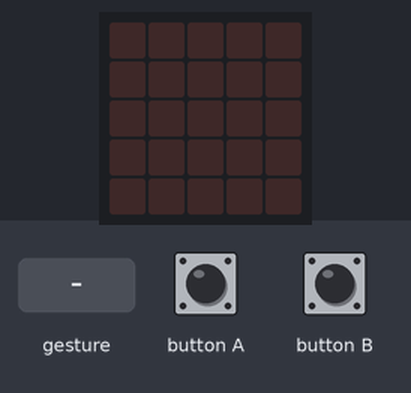
Bench run of a program on a simulated BBC micro:bit (MakeCode). Parts: the board's 5×5 LED display. The test bench sets the inputs (shaded band). Random numbers come from a fixed seed; a tilt is held for 1.5 s and a shake lasts 1 s, then the board lies face up again.

Above: at 1.2 s.
1.3 s: button A pressed for 0.15 s
At 2.4 s:
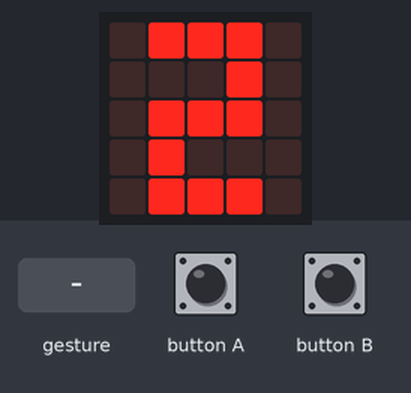
2.9 s: gesture 'shake'
At 4.3 s:
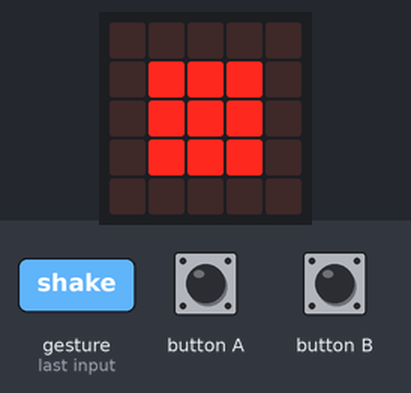
4.6 s: button A pressed for 0.15 s
At 5.9 s:
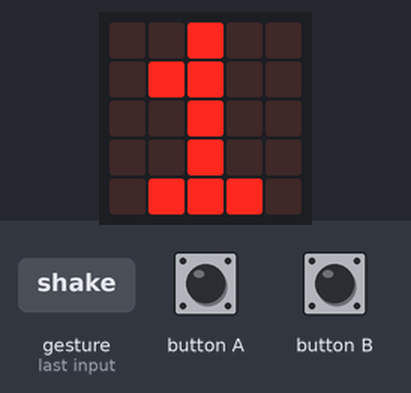
6.2 s: button A pressed for 0.15 s
At 7.3 s:
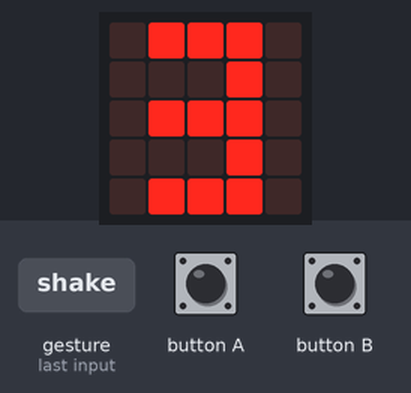
7.8 s: gesture 'shake'
At 9.2 s:
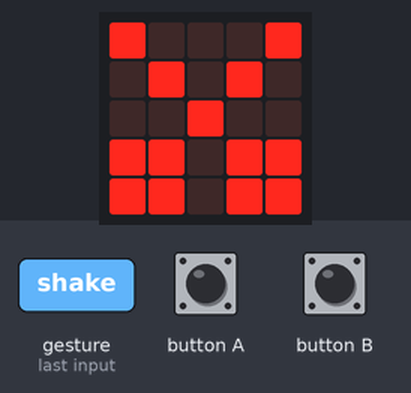
9.5 s: button A pressed for 0.15 s
At 11.0 s:
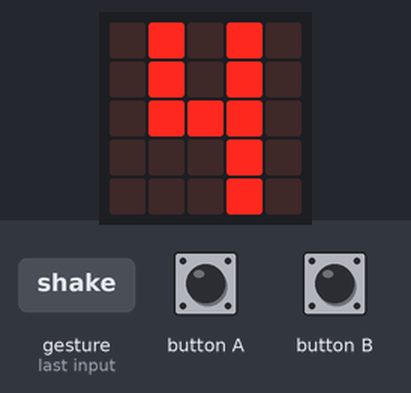
Timing chart, 0 to 12.1 s (numbered marks = the images above; inputs shaded):
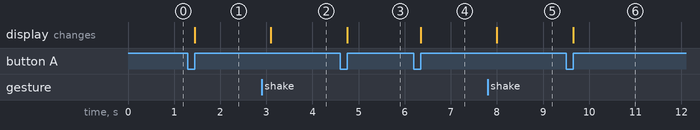

The program:

main.ts
```typescript
let Dado = 0
let mano = 0
input.onButtonPressed(Button.A, function () {
    Dado = randint(1, 6)
    if (Dado == 1) {
        basic.showLeds(`
            . . # . .
            . # # . .
            . . # . .
            . . # . .
            . # # # .
            `)
    }
    if (Dado == 2) {
        basic.showLeds(`
            . # # # .
            . . . # .
            . # # # .
            . # . . .
            . # # # .
            `)
    }
    if (Dado == 3) {
        basic.showLeds(`
            . # # # .
            . . . # .
            . # # # .
            . . . # .
            . # # # .
            `)
    }
    if (Dado == 4) {
        basic.showLeds(`
            . # . # .
            . # . # .
            . # # # .
            . . . # .
            . . . # .
            `)
    }
    if (Dado == 5) {
        basic.showLeds(`
            . # # # .
            . # . . .
            . # # # .
            . . . # .
            . # # # .
            `)
    }
    if (Dado == 6) {
        basic.showLeds(`
            . # # # .
            . # . . .
            . # # # .
            . # . # .
            . # # # .
            `)
    }
})
input.onGesture(Gesture.Shake, function () {
    mano = randint(1, 3)
    if (mano == 1) {
        basic.showLeds(`
            # . . . #
            . # . # .
            . . # . .
            # # . # #
            # # . # #
            `)
    }
    if (mano == 2) {
        basic.showLeds(`
            . . . . .
            . # . # .
            . . # . .
            . # . # .
            . . . . .
            `)
    }
    if (mano == 3) {
        basic.showLeds(`
            . . . . .
            . # # # .
            . # # # .
            . # # # .
            . . . . .
            `)
    }
})
input.onButtonPressed(Button.B, function () {

})
```

test.ts
```typescript
// aquí va el archivo "tests"; esto no se compilará cuando este paquete se utilice como una extensión.
```

Measured:
- after the input at 1.3 s, the display: changes after 0.15 s (image 1)
- after the input at 2.9 s, the display: changes after 0.20 s (image 2)
- after the input at 4.6 s, the display: changes after 0.15 s (image 3)
- after the input at 6.2 s, the display: changes after 0.15 s (image 4)
- after the input at 7.8 s, the display: changes after 0.20 s (image 5)
- after the input at 9.5 s, the display: changes after 0.15 s (image 6)
